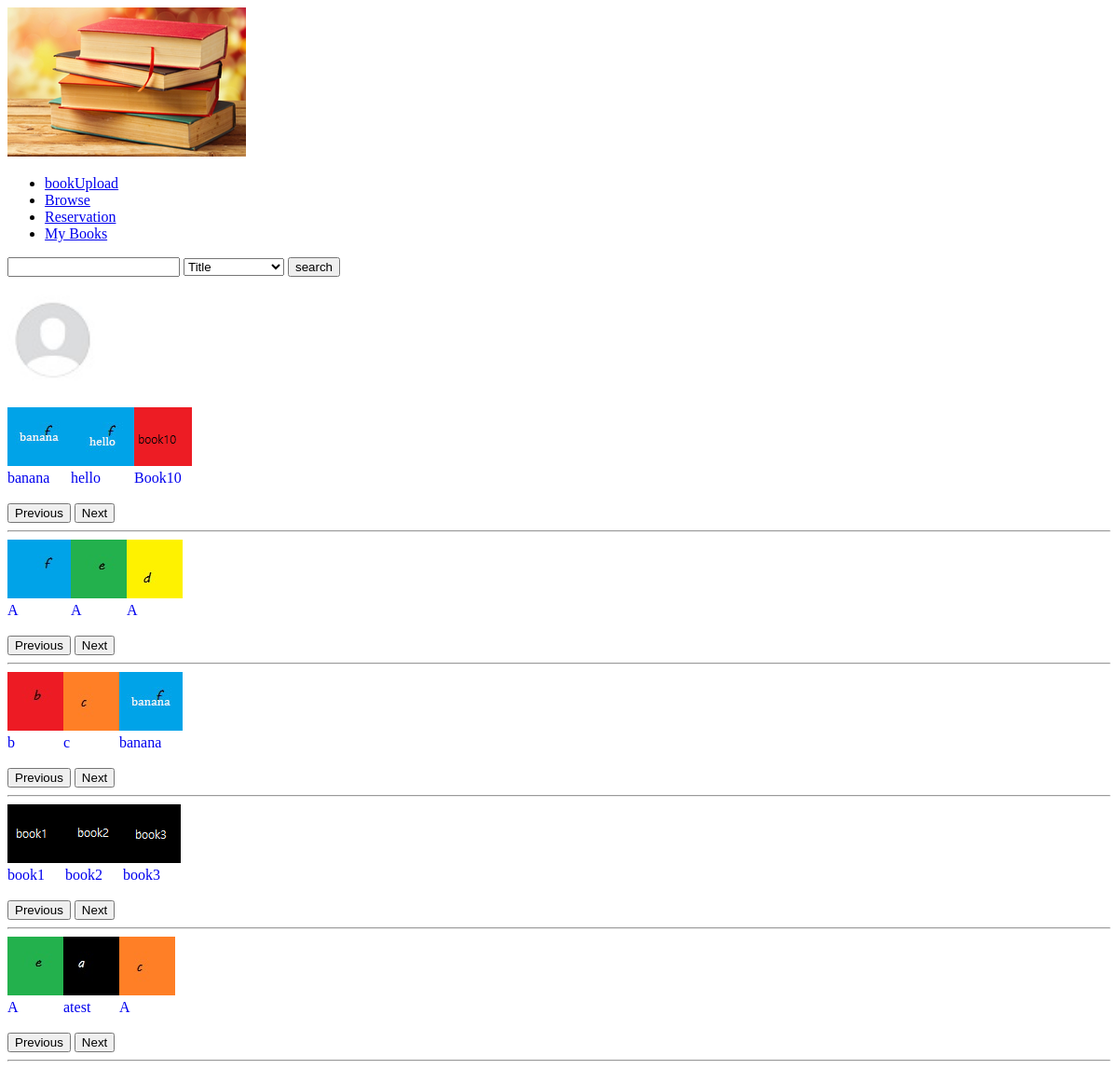
Before: /user/home.php with the older database file.
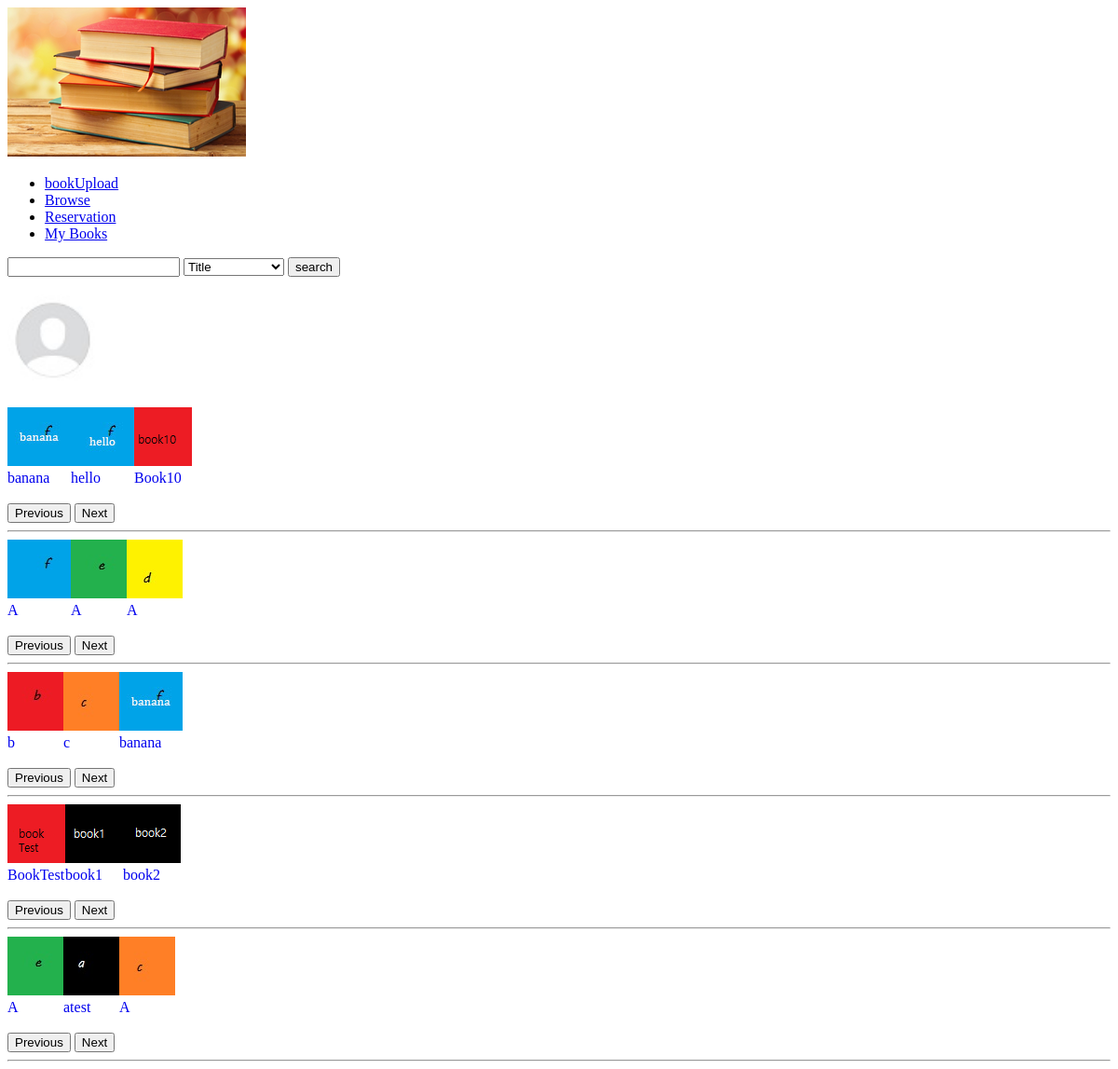
After: the same page with the newer database file.
### tables this page shows
CREATE TABLE `book` (
  `ISBN` varchar(30) NOT NULL,
  `title` varchar(50) NOT NULL,
  `publication_year` date NOT NULL,
  `publish_house` int(11) NOT NULL,
  `quantity` int(11) NOT NULL,
  `price` int(11) NOT NULL,
  `reservation_points` int(11) NOT NULL,
  `cover_photo` varchar(100) DEFAULT NULL,
  `description` varchar(200) DEFAULT NULL,
  `likes` int(11) DEFAULT NULL,
  `monthly_likes` int(11) DEFAULT 0
);

CREATE TABLE `online_books` (
  `id` int(11) NOT NULL,
  `user_id` int(11) NOT NULL,
  `title` varchar(40) NOT NULL,
  `publish_date` date NOT NULL,
  `likes` int(11) NOT NULL,
  `cover_photo` varchar(100) DEFAULT NULL,
  `description` varchar(200) DEFAULT NULL,
  `book_path` varchar(100) DEFAULT NULL,
  `monthly_likes` int(11) DEFAULT 0
);

### user/functions/bookSlider.php (the view)
<?php
	function createSlider($result, $type, $booksPerSlider, $slideNumber){
		echo "<div>";
		$ok=true;
		while ($ok) {
			echo "<div class='slidet".$slideNumber." fade'>";
			for($j=0;$j<$booksPerSlider;$j++){
				if($book=$result->fetch_assoc()){
					if($type=="offline"){
						echo "<a href='book.php?isbn=".$book['ISBN']."'>";
						echo "<div style='display: inline-block;'>";
						echo "<img src='../images/books/".$book["cover_photo"]."'> <br>";
						echo $book["title"];
						echo "</div></a>";
					}
					else{
						echo "<a href='book.php?id=".$book['id']."'>";
						echo "<div style='display: inline-block;'>";
						echo "<img src='../images/onlineBooks/".$book["cover_photo"]."'> <br>";
						echo $book["title"];
						echo "</div></a>";
					}
				}
				else{
					$ok=false;
					break;
				}
			}
			echo "</div>";
		}
		echo "</div>";
		echo "<br>";
		echo "<button onclick='slide(-1,".($slideNumber-1).")'>Previous</button> ";
		echo "<button onclick='slide(1,".($slideNumber-1).")'>Next</button>";
		echo "<hr>";
	}
?>

### user/home.php (shortened to what this page needs)
<?php
	include "functions/DBconnection.php";
		$username=$_SESSION["username"];
		$sql="SELECT `name`,`surname`,`points`,`profile_photo` FROM users WHERE username='{$username}'";
		$result=$connection->query($sql);
		$user = $result->fetch_assoc();
		$numberOfBooksLimited=10;
		$sql="SELECT `ISBN`, title, cover_photo FROM book ORDER BY publication_year DESC LIMIT ".$numberOfBooksLimited;
		$libratSipasDates=$connection->query($sql);
		$sql="SELECT `ISBN`, title, cover_photo FROM book ORDER BY likes DESC LIMIT ".$numberOfBooksLimited;
		$libratSipasPelqimeve=$connection->query($sql);
		$sql="SELECT `id`, title, cover_photo FROM online_books ORDER BY likes DESC LIMIT ".$numberOfBooksLimited;
		$libratOnlineSipasPelqimeve=$connection->query($sql);
		$sql="SELECT `id`, title, cover_photo FROM online_books ORDER BY publish_date DESC LIMIT ".$numberOfBooksLimited;
		$libratOnlineSipasDates=$connection->query($sql);
		$sql="SELECT `ISBN`, title, cover_photo FROM book WHERE reservation_points!=0 ORDER BY reservation_points DESC LIMIT ".$numberOfBooksLimited;
		$libratPremium=$connection->query($sql);
?>
<!DOCTYPE html>
<html>
<head>
	<link rel="stylesheet" type="text/css" href="/BibliotekaOnline/Styles/home.css">
</head>
<body>
	<div>
		<a href="home.php"><img src="/BibliotekaOnline/images/app/libraryLogo.ico"></a>
		<ul>
			<li><a href="bookUpload.php"> bookUpload </a></li>
			<li><a href="browse.php"> Browse </a></li>
			<li><a href="reservation.php">Reservation</a></li>
			<li><a href="myBooks.php">My Books</a></li>
		</ul>
		<form action="search.php" method="get">
		<input type="text" name="searchQuery" onkeyup="liveSearch(this.value)" autocomplete="off">
		<select name="filter" id="filter">
			<option value="title">Title</option>
		</select>
		<input type="submit" name="search" value="search">
		</form>
	</div>
	<br>
		<a href="profile.php">
			<div  id="profili">
			<?php
				$profilePhotoPath="/BibliotekaOnline/images/users/";
				if(empty($user["profile_photo"])){
						$profilePhotoPath.="default.jpg";
				}
				else{
					$profilePhotoPath.=$user["profile_photo"];
				}
				?>
			<img id="profile_photo" src="<?php  echo $profilePhotoPath  ?>">
			</div>
		</a>
				<br>
			<?php
				include "functions/bookSlider.php";
				createSlider($libratSipasDates,"offline",3,1);
				createSlider($libratOnlineSipasPelqimeve,"online",3,3);
			?>
</body>
</html>

### Styles/home.css (style rules this page uses)
.slidet1,.slidet2,.slidet3,.slidet4,.slidet5 { display: none; }
img { position: relative; }
#profile_photo { width: 100px; height: 100px; border-radius: 50%; }

Changed rows visible on the page:
no longer on this page (row unchanged): online_books: cover_photo (picture), title "book3"
added online_books: cover_photo (picture), title "BookTest"
